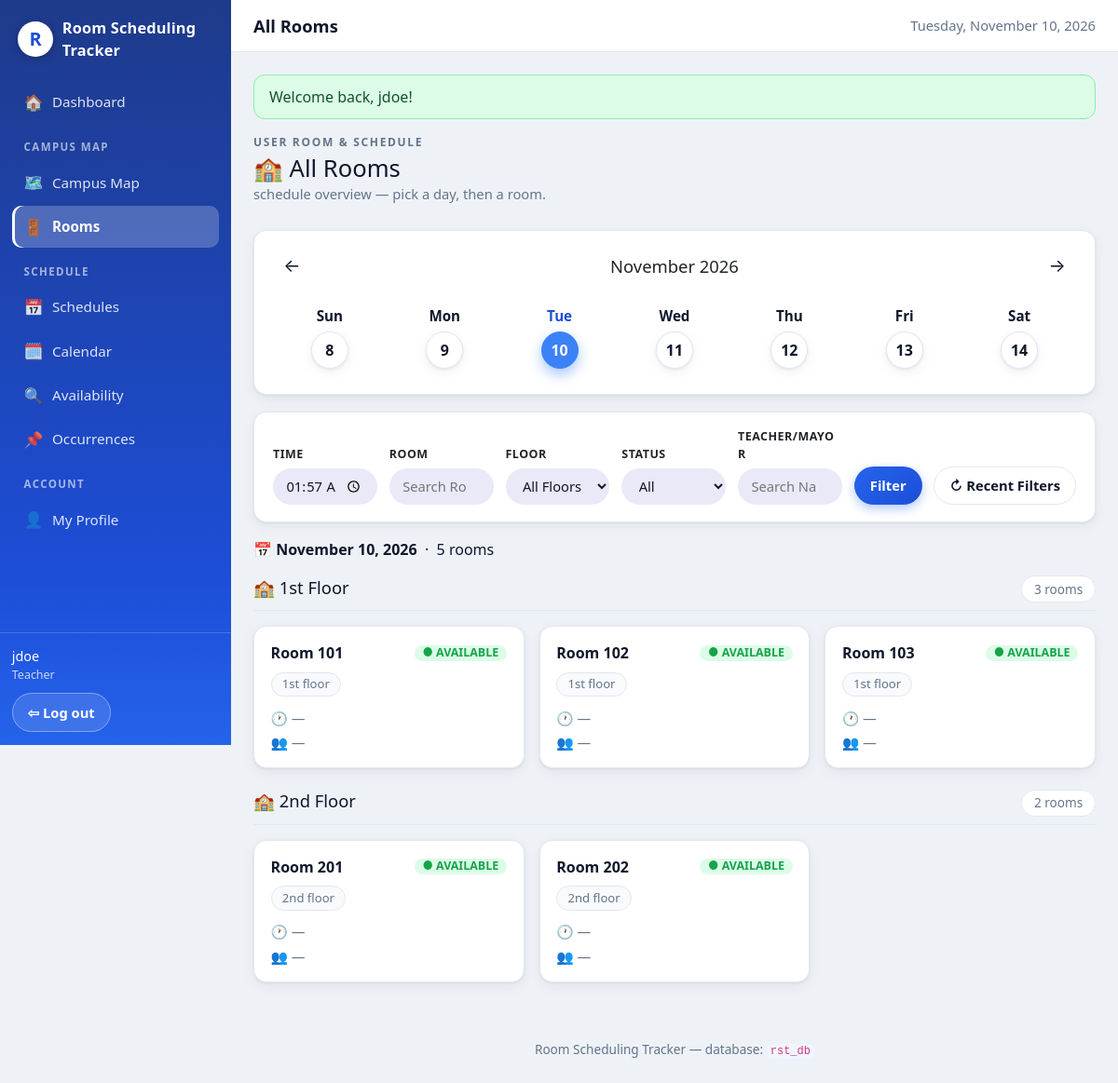
/rooms (signed in), run on the app's committed database.
### tables this page shows
CREATE TABLE IF NOT EXISTS tblRooms (
  room_id          INT UNSIGNED NOT NULL AUTO_INCREMENT,
  map_id           INT UNSIGNED NOT NULL,
  room_name        VARCHAR(100) NOT NULL,
  shape_type       VARCHAR(20)  NOT NULL DEFAULT 'rectangle',
  shape_data       JSON NOT NULL,
  room_description VARCHAR(255) NULL,
  room_status      VARCHAR(20)  NOT NULL DEFAULT 'active',
  created_at       DATETIME NOT NULL DEFAULT CURRENT_TIMESTAMP,
  updated_at       DATETIME NOT NULL DEFAULT CURRENT_TIMESTAMP ON UPDATE CURRENT_TIMESTAMP,
  PRIMARY KEY (room_id),
  UNIQUE KEY uq_rooms_map_name (map_id, room_name),
  CONSTRAINT fk_rooms_map FOREIGN KEY (map_id)
    REFERENCES tblMaps (map_id) ON DELETE CASCADE ON UPDATE CASCADE,
  KEY idx_rooms_status (room_status)
);

CREATE TABLE IF NOT EXISTS tblMaps (
  map_id           INT UNSIGNED NOT NULL AUTO_INCREMENT,
  map_name         VARCHAR(100) NOT NULL,
  floor_number     INT NOT NULL,
  map_width        DECIMAL(10,2) NOT NULL,
  map_height       DECIMAL(10,2) NOT NULL,
  background_image VARCHAR(255) NULL,
  map_status       VARCHAR(20) NOT NULL DEFAULT 'active',
  created_at       DATETIME NOT NULL DEFAULT CURRENT_TIMESTAMP,
  updated_at       DATETIME NOT NULL DEFAULT CURRENT_TIMESTAMP ON UPDATE CURRENT_TIMESTAMP,
  PRIMARY KEY (map_id),
  KEY idx_maps_status (map_status)
);

### controllers/RoomController.php (called while the page is built, shortened)
<?php
final class RoomController
{
    public function index(): void
    {
        $today = date('Y-m-d');
        $date = preg_match('/^\d{4}-\d{2}-\d{2}$/', (string) ($_GET['date'] ?? '')) ? $_GET['date'] : $today;
        $time = preg_match('/^\d{2}:\d{2}$/', (string) ($_GET['time'] ?? '')) ? $_GET['time'] : ($date === $today ? date('H:i') : '08:00');
        $search = trim((string) ($_GET['search'] ?? ''));
        $mapId = isset($_GET['map_id']) && $_GET['map_id'] !== '' ? (int) $_GET['map_id'] : null;
        $statusFilter = in_array($_GET['status'] ?? '', ['available', 'occupied', 'reserved', 'unavailable'], true) ? $_GET['status'] : '';
        $organizer = trim((string) ($_GET['organizer'] ?? ''));
        $weekStart = date('Y-m-d', strtotime($date . ' -' . date('w', strtotime($date)) . ' days'));
        $week = [];
        for ($i = 0; $i < 7; $i++) {
            $d = date('Y-m-d', strtotime($weekStart . " +$i days"));
            $week[] = ['date' => $d, 'day' => (int) date('j', strtotime($d)), 'name' => date('D', strtotime($d))];
        }
        $prevWeek = date('Y-m-d', strtotime($weekStart . ' -7 days'));
        $nextWeek = date('Y-m-d', strtotime($weekStart . ' +7 days'));
        $grouped = [];
        $total = 0;
        foreach ($this->rooms->all($mapId) as $room) {
            $current = null; $next = null;
            if (($room['room_status'] ?? 'active') !== 'active') {
                $status = 'unavailable'; $booking = null;
            } elseif ($current) {
                $status = 'occupied'; $booking = $current;
            } elseif ($next) {
                $status = 'reserved'; $booking = $next;
            } else {
                $status = 'available'; $booking = null;
            }
            $card = [
                'room' => $room,
                'status' => $status,
                'booking' => $booking ? [
                    'time' => time_12h($booking['start_time']) . ' – ' . time_12h($booking['end_time']),
                    'organizer' => $booking['organizer_name'],
                    'title' => $booking['schedule_title'],
                    'confirmed' => (int) ($booking['admin_confirmed'] ?? 0) === 1,
                ] : null,
            ];
            $key = (int) $room['map_id'];
            $grouped[$key]['map'] = ['map_id' => $key, 'map_name' => $room['map_name'], 'floor_number' => (int) $room['floor_number']];
            $grouped[$key]['cards'][] = $card;
            $total++;
        }
        view('rooms/index', [
            'title' => 'All Rooms',
            'grouped' => $grouped,
            'total' => $total,
            'maps' => $this->maps->all(true),
            'week' => $week,
            'week_start' => $weekStart,
            'prev_week' => $prevWeek,
            'next_week' => $nextWeek,
            'date' => $date,
            'time' => $time,
            'search' => $search,
            'map_id' => $mapId,
            'status' => $statusFilter,
            'organizer' => $organizer,
        ]);
    }
}

### models/Room.php (called while the page is built, shortened)
<?php
final class Room
{
    public function all(?int $mapId = null, bool $activeOnly = false): array
    {
        $sql = 'SELECT r.*, m.map_name, m.floor_number
                FROM tblRooms r JOIN tblMaps m ON m.map_id = r.map_id';
        $params = [];
        $where = [];
        return $this->db->all($sql . ' ORDER BY m.floor_number, r.room_name', $params);
    }
}

### core/Database.php (called while the page is built, shortened)
<?php
final class Database
{
    private PDO $pdo;
    private function __construct(array $db)
    {
        $driver = $db['driver'] ?? 'mysql';
        try {
            if ($driver === 'sqlite') {
                $dir = dirname($db['path']);
                if (!is_dir($dir)) {
                    mkdir($dir, 0755, true);
                }
                $this->pdo = new PDO('sqlite:' . $db['path']);
                $this->pdo->exec('PRAGMA foreign_keys = ON');
            } else {
                $dsn = sprintf(
                    'mysql:host=%s;port=%s;dbname=%s;charset=%s',
                    $db['host'], $db['port'], $db['database'], $db['charset']
                );
                $this->pdo = new PDO($dsn, $db['username'], $db['password'], [
                    PDO::ATTR_ERRMODE            => PDO::ERRMODE_EXCEPTION,
                    PDO::ATTR_DEFAULT_FETCH_MODE => PDO::FETCH_ASSOC,
                    PDO::ATTR_EMULATE_PREPARES   => false,
                ]);
                return;
            }
            $this->pdo->setAttribute(PDO::ATTR_ERRMODE, PDO::ERRMODE_EXCEPTION);
            $this->pdo->setAttribute(PDO::ATTR_DEFAULT_FETCH_MODE, PDO::FETCH_ASSOC);
            $this->pdo->setAttribute(PDO::ATTR_EMULATE_PREPARES, false);
        } catch (PDOException $e) {
            throw new PDOException(
                'Could not connect to the database. Check your .env DB_* settings '
                . 'and make sure the database from database/rst_db.sql exists. '
                . 'Driver error: ' . $e->getMessage(),
                (int) $e->getCode(),
                $e
            );
        }
    }
    public function all(string $sql, array $params = []): array
    {
        $stmt = $this->pdo->prepare($sql);
        $stmt->execute($params);
        return $stmt->fetchAll();
    }
}

### config/config.php (called while the page is built, shortened)
<?php
$root = dirname(__DIR__);
function env(string $key, string $default = ''): string
{
    $v = getenv($key);
    return $v === false || $v === '' ? $default : $v;
}
$dbPath = env('DB_PATH', $root . '/storage/rst.db');
return [
    'app_name' => env('APP_NAME', 'Room Scheduling Tracker'),
    'app_url'  => env('APP_URL', 'http://localhost:8000'),
    'debug'    => env('APP_DEBUG', 'false') === 'true',
    'db' => [
        'driver'   => env('DB_DRIVER', 'mysql'),
        'host'     => env('DB_HOST', '127.0.0.1'),
        'port'     => env('DB_PORT', '3306'),
        'database' => env('DB_NAME', 'rst_db'),
        'username' => env('DB_USER', 'root'),
        'password' => env('DB_PASS', ''),
        'path'     => $dbPath,
        'charset'  => 'utf8mb4',
    ],
    'uploads' => [
        'profiles' => $root . '/uploads/profiles',
        'maps'     => $root . '/uploads/maps',
    ],
];

### core/helpers.php (called while the page is built, shortened)
<?php
function e(?string $value): string
{
    return htmlspecialchars($value ?? '', ENT_QUOTES, 'UTF-8');
}
function base_path(): string
{
    static $base = null;
    if ($base !== null) {
        return $base;
    }
    $base = '';
    $appUrl = getenv('APP_URL');
    if ($appUrl !== false && $appUrl !== '') {
        $p = parse_url($appUrl, PHP_URL_PATH);
    } elseif (isset($_SERVER['SCRIPT_NAME'])) {
        $script = str_replace('\\', '/', (string) $_SERVER['SCRIPT_NAME']);
        if (basename($script) === 'index.php') {
            $dir = rtrim(dirname($script), '/');
            $base = ($dir === '/' || $dir === '.' || $dir === '\\') ? '' : $dir;
        }
    }
    return $base;
}
function url(string $path = ''): string
{
    $path = ltrim($path, '/');
    return base_path() . ($path === '' ? '/' : '/' . $path);
}
function ordinal(int $n): string
{
    $suffix = 'th';
    if (($n % 100 < 11 || $n % 100 > 13)) {
        $suffix = [1 => 'st', 2 => 'nd', 3 => 'rd'][$n % 10] ?? 'th';
    }
    return $n . $suffix;
}

### views/rooms/index.php (the view, shortened to what this page needs)
<p class="page-label">USER ROOM &amp; SCHEDULE</p>
<div class="page-head">
  <div>
    <h1>🏫 All Rooms</h1>
    <p class="muted">schedule overview — pick a day, then a room.</p>
  </div>
</div>
<?php
$keep = ['time' => $time, 'search' => $search, 'map_id' => $map_id ?? '', 'status' => $status, 'organizer' => $organizer];
$qs = fn(array $extra) => url('rooms?' . http_build_query(array_filter(array_merge($keep, $extra), fn($v) => $v !== '' && $v !== null)));
?>
<section class="card week-strip">
  <div class="week-head">
    <a class="week-arrow" href="<?= $qs(['date' => $prev_week]) ?>" aria-label="Previous week">←</a>
    <h2><?= e(date('F Y', strtotime($week_start))) ?></h2>
    <a class="week-arrow" href="<?= $qs(['date' => $next_week]) ?>" aria-label="Next week">→</a>
  </div>
  <div class="week-days">
    <?php foreach ($week as $d): ?>
      <a class="day-cell <?= $d['date'] === $date ? 'day-selected' : '' ?> <?= $d['date'] === date('Y-m-d') ? 'day-today' : '' ?>" href="<?= $qs(['date' => $d['date']]) ?>">
        <span class="day-name"><?= e($d['name']) ?></span>
        <span class="day-num"><?= $d['day'] ?></span>
      </a>
    <?php endforeach; ?>
  </div>
</section>
<form method="get" action="<?= url('rooms') ?>" class="card filter-bar">
  <label>TIME <input type="time" name="time" value="<?= e($time) ?>"></label>
  <label>ROOM <input type="search" name="search" placeholder="Search Room" value="<?= e($search) ?>"></label>
  <label>FLOOR
    <select name="map_id">
      <option value="">All Floors</option>
    </select>
  </label>
  <label>STATUS
    <select name="status">
      <option value="">All</option>
    </select>
  </label>
  <label>TEACHER/MAYOR <input type="search" name="organizer" placeholder="Search Name…" value="<?= e($organizer) ?>"></label>
  <button class="btn btn-primary" type="submit">Filter</button>
  <a class="btn" href="<?= $qs(['recent' => '1']) ?>">↻ Recent Filters</a>
</form>
<p class="date-line">📅 <strong><?= e(date('F j, Y', strtotime($date))) ?></strong> &nbsp;·&nbsp; <?= (int) $total ?> rooms</p>
<?php if (empty($grouped)): ?>
  <p class="muted">No rooms match those filters. <a href="<?= url('rooms') ?>">Clear filters</a></p>
<?php else: ?>
  <?php foreach ($grouped as $g): ?>
    <section class="floor-section">
      <div class="floor-head">
        <h2>🏫 <?= e(ordinal((int) $g['map']['floor_number'])) ?> Floor</h2>
        <span class="floor-count"><?= count($g['cards']) ?> rooms</span>
      </div>
      <div class="room-card-grid">
        <?php foreach ($g['cards'] as $c):
          $r = $c['room'];
          $badge = [
            'available'   => ['badge-green', '● AVAILABLE'],
            'occupied'    => ['badge-blue', '● CONFIRMED'],
            'reserved'    => ['badge-amber', '● RESERVED'],
            'unavailable' => ['badge-grey', '● UNAVAILABLE'],
          ][$c['status']];
        ?>
        <a class="room-card" href="<?= url('rooms/' . (int) $r['room_id']) ?>">
          <div class="room-card-top">
            <strong><?= e($r['room_name']) ?></strong>
            <span class="badge <?= $badge[0] ?>"><?= $badge[1] ?></span>
          </div>
          <span class="floor-pill"><?= e(ordinal((int) $r['floor_number'])) ?> floor</span>
          <div class="room-card-meta">
            <span>🕐 <?= $c['booking'] ? e($c['booking']['time']) : '—' ?></span>
            <span>👥 <?= $c['booking'] ? e($c['booking']['organizer']) : '—' ?></span>
          </div>
        </a>
        <?php endforeach; ?>
      </div>
    </section>
  <?php endforeach; ?>
<?php endif; ?>

### data on the page
tblrooms: room_name "Room 101", badge "● AVAILABLE", map.floor_number "1st"
tblrooms: room_name "Room 102", badge "● AVAILABLE", map.floor_number "1st"
tblrooms: room_name "Room 103", badge "● AVAILABLE", map.floor_number "1st"
tblrooms: room_name "Room 201", badge "● AVAILABLE", map.floor_number "2nd"
tblrooms: room_name "Room 202", badge "● AVAILABLE", map.floor_number "2nd"

### other printed values
$title "All Rooms"
$f['message'] "Welcome back, jdoe!"
date('F Y', strtotime($week_start)) "November 2026"
$d['name'] "Sun"
$d['day'] "8"
$d['name'] "Mon"
$d['day'] "9"
$d['name'] "Tue"
$d['day'] "10"
$d['name'] "Wed"
$d['day'] "11"
$d['name'] "Thu"
$d['day'] "12"
$d['name'] "Fri"
$d['day'] "13"
